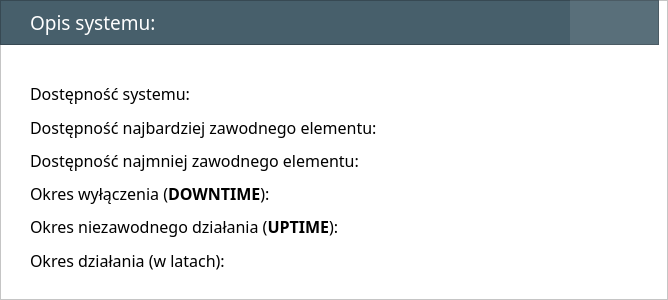
         <widget class="QFrame" name="frame_5">
          <property name="sizePolicy">
           <sizepolicy hsizetype="Fixed" vsizetype="Fixed">
            <horstretch>0</horstretch>
            <verstretch>0</verstretch>
           </sizepolicy>
          </property>
          <property name="minimumSize">
           <size>
            <width>659</width>
            <height>300</height>
           </size>
          </property>
          <property name="styleSheet">
           <string notr="true">background-color: rgb(255,255,255);</string>
          </property>
          <property name="frameShape">
           <enum>QFrame::StyledPanel</enum>
          </property>
          <property name="frameShadow">
           <enum>QFrame::Raised</enum>
          </property>
          <widget class="QFrame" name="frame_8">
           <property name="geometry">
            <rect>
             <x>0</x>
             <y>0</y>
             <width>659</width>
             <height>45</height>
            </rect>
           </property>
           <property name="styleSheet">
            <string notr="true">background-color: rgb(71,95,107);</string>
           </property>
           <property name="frameShape">
            <enum>QFrame::StyledPanel</enum>
           </property>
           <property name="frameShadow">
            <enum>QFrame::Raised</enum>
           </property>
           <widget class="QLabel" name="label_19">
            <property name="geometry">
             <rect>
              <x>30</x>
              <y>2</y>
              <width>201</width>
              <height>41</height>
             </rect>
            </property>
            <property name="font">
             <font>
              <family>Athiti</family>
              <pointsize>14</pointsize>
             </font>
            </property>
            <property name="styleSheet">
             <string notr="true">color: rgb(255,255,255);</string>
            </property>
            <property name="text">
             <string>Opis systemu:</string>
            </property>
           </widget>
           <widget class="QPushButton" name="resetSystem">
            <property name="geometry">
             <rect>
              <x>570</x>
              <y>0</y>
              <width>91</width>
              <height>45</height>
             </rect>
            </property>
            <property name="styleSheet">
             <string notr="true">border: none;
background-color: rgba(255,255,255,0.1);</string>
            </property>
            <property name="text">
             <string/>
            </property>
            <property name="icon">
             <iconset resource="icons.qrc">
              <normaloff>:/menuItems/refresh.png</normaloff>:/menuItems/refresh.png</iconset>
            </property>
            <property name="iconSize">
             <size>
              <width>20</width>
              <height>20</height>
             </size>
            </property>
            <property name="default">
             <bool>false</bool>
            </property>
            <property name="flat">
             <bool>true</bool>
            </property>
           </widget>
          </widget>
          <widget class="QGroupBox" name="parametersBox">
           <property name="geometry">
            <rect>
             <x>10</x>
             <y>50</y>
             <width>641</width>
             <height>241</height>
            </rect>
           </property>
           <property name="styleSheet">
            <string notr="true">border: none;</string>
           </property>
           <property name="title">
            <string/>
           </property>
           <widget class="QWidget" name="layoutWidget_4">
            <property name="geometry">
             <rect>
              <x>20</x>
              <y>30</y>
              <width>611</width>
              <height>194</height>
             </rect>
            </property>
            <layout class="QVBoxLayout" name="parameters">
             <item>
              <layout class="QHBoxLayout" name="horizontalLayout_15">
               <item>
                <widget class="QLabel" name="label_20">
                 <property name="font">
                  <font>
                   <family>Athiti</family>
                   <pointsize>12</pointsize>
                  </font>
                 </property>
                 <property name="text">
                  <string>Dostępność systemu:</string>
                 </property>
                </widget>
               </item>
               <item>
                <spacer name="horizontalSpacer_7">
                 <property name="orientation">
                  <enum>Qt::Horizontal</enum>
                 </property>
                 <property name="sizeHint" stdset="0">
                  <size>
                   <width>40</width>
                   <height>20</height>
                  </size>
                 </property>
                </spacer>
               </item>
               <item>
                <widget class="QLabel" name="params_totalReliability">
                 <property name="font">
                  <font>
                   <family>Athiti</family>
                   <pointsize>12</pointsize>
                   <weight>75</weight>
                   <bold>true</bold>
                  </font>
                 </property>
                 <property name="styleSheet">
                  <string notr="true"/>
                 </property>
                 <property name="text">
                  <string/>
                 </property>
                 <property name="alignment">
                  <set>Qt::AlignRight|Qt::AlignTrailing|Qt::AlignVCenter</set>
                 </property>
                </widget>
               </item>
              </layout>
             </item>
             <item>
              <layout class="QHBoxLayout" name="horizontalLayout_16">
               <item>
                <widget class="QLabel" name="label_22">
                 <property name="font">
                  <font>
                   <family>Athiti</family>
                   <pointsize>12</pointsize>
                  </font>
                 </property>
                 <property name="text">
                  <string>Dostępność najbardziej zawodnego elementu:</string>
                 </property>
                </widget>
               </item>
               <item>
                <spacer name="horizontalSpacer_8">
                 <property name="orientation">
                  <enum>Qt::Horizontal</enum>
                 </property>
                 <property name="sizeHint" stdset="0">
                  <size>
                   <width>40</width>
                   <height>20</height>
                  </size>
                 </property>
                </spacer>
               </item>
               <item>
                <widget class="QLabel" name="params_minReliability">
                 <property name="font">
                  <font>
                   <family>Athiti</family>
                   <pointsize>12</pointsize>
                   <weight>75</weight>
                   <bold>true</bold>
                  </font>
                 </property>
                 <property name="text">
                  <string/>
                 </property>
                 <property name="alignment">
                  <set>Qt::AlignRight|Qt::AlignTrailing|Qt::AlignVCenter</set>
                 </property>
                </widget>
               </item>
              </layout>
             </item>
             <item>
              <layout class="QHBoxLayout" name="horizontalLayout_17">
               <item>
                <widget class="QLabel" name="label_23">
                 <property name="font">
                  <font>
                   <family>Athiti</family>
                   <pointsize>12</pointsize>
                  </font>
                 </property>
                 <property name="text">
                  <string>Dostępność najmniej zawodnego elementu:</string>
                 </property>
                </widget>
               </item>
               <item>
                <spacer name="horizontalSpacer_9">
                 <property name="orientation">
                  <enum>Qt::Horizontal</enum>
                 </property>
                 <property name="sizeHint" stdset="0">
                  <size>
                   <width>40</width>
                   <height>20</height>
                  </size>
                 </property>
                </spacer>
               </item>
               <item>
                <widget class="QLabel" name="params_maxReliability">
                 <property name="font">
                  <font>
                   <family>Athiti</family>
                   <pointsize>12</pointsize>
                   <weight>75</weight>
                   <bold>true</bold>
                  </font>
                 </property>
                 <property name="text">
                  <string/>
                 </property>
                 <property name="alignment">
                  <set>Qt::AlignRight|Qt::AlignTrailing|Qt::AlignVCenter</set>
                 </property>
                </widget>
               </item>
              </layout>
             </item>
             <item>
              <layout class="QHBoxLayout" name="horizontalLayout_18">
               <item>
                <widget class="QLabel" name="label_24">
                 <property name="font">
                  <font>
                   <family>Athiti</family>
                   <pointsize>12</pointsize>
                  </font>
                 </property>
                 <property name="text">
                  <string>&lt;html&gt;&lt;head/&gt;&lt;body&gt;&lt;p&gt;Okres wyłączenia (&lt;span style=&quot; font-weight:600;&quot;&gt;DOWNTIME&lt;/span&gt;):&lt;/p&gt;&lt;/body&gt;&lt;/html&gt;</string>
                 </property>
                </widget>
               </item>
               <item>
                <spacer name="horizontalSpacer_10">
                 <property name="orientation">
                  <enum>Qt::Horizontal</enum>
                 </property>
                 <property name="sizeHint" stdset="0">
                  <size>
                   <width>40</width>
                   <height>20</height>
                  </size>
                 </property>
                </spacer>
               </item>
               <item>
                <widget class="QLabel" name="params_downtime">
                 <property name="font">
                  <font>
                   <family>Athiti</family>
                   <pointsize>12</pointsize>
                   <weight>75</weight>
                   <bold>true</bold>
                  </font>
                 </property>
                 <property name="text">
                  <string/>
                 </property>
                 <property name="alignment">
                  <set>Qt::AlignRight|Qt::AlignTrailing|Qt::AlignVCenter</set>
                 </property>
                </widget>
               </item>
              </layout>
             </item>
             <item>
              <layout class="QHBoxLayout" name="horizontalLayout_19">
               <item>
                <widget class="QLabel" name="label_25">
                 <property name="font">
                  <font>
                   <family>Athiti</family>
                   <pointsize>12</pointsize>
                  </font>
                 </property>
                 <property name="text">
                  <string>&lt;html&gt;&lt;head/&gt;&lt;body&gt;&lt;p&gt;Okres niezawodnego działania (&lt;span style=&quot; font-weight:600;&quot;&gt;UPTIME&lt;/span&gt;):&lt;/p&gt;&lt;/body&gt;&lt;/html&gt;</string>
                 </property>
                </widget>
               </item>
               <item>
                <spacer name="horizontalSpacer_11">
                 <property name="orientation">
                  <enum>Qt::Horizontal</enum>
                 </property>
                 <property name="sizeHint" stdset="0">
                  <size>
                   <width>40</width>
                   <height>20</height>
                  </size>
                 </property>
                </spacer>
               </item>
               <item>
                <widget class="QLabel" name="params_uptime">
                 <property name="font">
                  <font>
                   <family>Athiti</family>
                   <pointsize>12</pointsize>
                   <weight>75</weight>
                   <bold>true</bold>
                  </font>
                 </property>
                 <property name="text">
                  <string/>
                 </property>
                 <property name="alignment">
                  <set>Qt::AlignRight|Qt::AlignTrailing|Qt::AlignVCenter</set>
                 </property>
                </widget>
               </item>
              </layout>
             </item>
             <item>
              <layout class="QHBoxLayout" name="horizontalLayout_20">
               <item>
                <widget class="QLabel" name="label_26">
                 <property name="font">
                  <font>
                   <family>Athiti</family>
                   <pointsize>12</pointsize>
                  </font>
                 </property>
                 <property name="text">
                  <string>Okres działania (w latach):</string>
                 </property>
                </widget>
               </item>
               <item>
                <spacer name="horizontalSpacer_12">
                 <property name="orientation">
                  <enum>Qt::Horizontal</enum>
                 </property>
                 <property name="sizeHint" stdset="0">
                  <size>
                   <width>40</width>
                   <height>20</height>
                  </size>
                 </property>
                </spacer>
               </item>
               <item>
                <widget class="QLabel" name="params_yearOfUse">
                 <property name="font">
                  <font>
                   <family>Athiti</family>
                   <pointsize>12</pointsize>
                   <weight>75</weight>
                   <bold>true</bold>
                  </font>
                 </property>
                 <property name="text">
                  <string/>
                 </property>
                 <property name="alignment">
                  <set>Qt::AlignRight|Qt::AlignTrailing|Qt::AlignVCenter</set>
                 </property>
                </widget>
               </item>
              </layout>
             </item>
            </layout>
           </widget>
          </widget>
         </widget>
